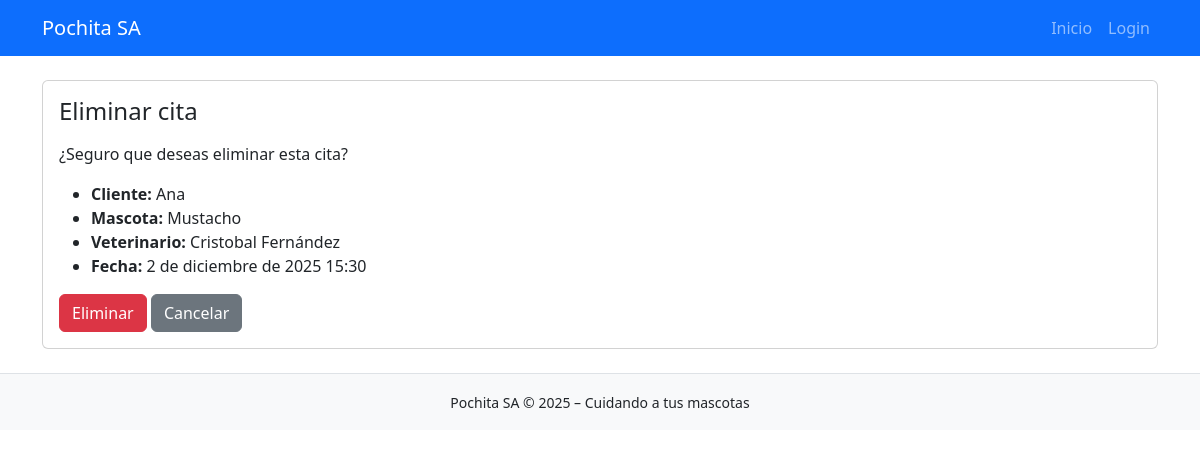
The page /horarios/eliminar/13/ on the database its author committed.
### horarios/models.py (models this page shows, shortened)
class Cita(models.Model):
    fecha = models.DateField(verbose_name="Fecha agendada")
    hora_inicial = models.IntegerField(verbose_name="Bloque inicial de cita")
    hora_final = models.IntegerField(verbose_name="Bloque final de cita")
    estado = models.CharField(max_length=9, choices=ESTADOS_DE_CITA, verbose_name="Estado")
    veterinario = models.ForeignKey(Veterinario, on_delete=models.CASCADE, verbose_name="Veterinario asignado")
    ficha_cliente = models.ForeignKey(FichaMascota, on_delete=models.CASCADE, verbose_name="Ficha Cliente")
    updated = models.DateTimeField(auto_now=True, verbose_name="Última vez actualizado")
    def bloques_a_tiempo(self, bloque):
        inicio_horario = datetime(self.fecha.year, self.fecha.month, self.fecha.day, 8, 0, 0, 0)
        result = inicio_horario + timedelta(minutes=(bloque - 1) * 30)
        return result.strftime('%H:%M')
    @property
    def hora_inicial_a_tiempo(self):
        return self.bloques_a_tiempo(self.hora_inicial)

### fichas_mascota/models.py (models this page shows, shortened)
class FichaMascota(models.Model):
    cliente = models.CharField(max_length=90, verbose_name="Nombre del dueño")
    mascota = models.CharField(max_length=30, verbose_name="Nombre de la mascota")
    especie = models.CharField(max_length=40, verbose_name="Especie de la mascota")
    edad = models.IntegerField(verbose_name="Edad de la mascota")
    peso = models.IntegerField(verbose_name="Peso de la mascota")
    vacunas = models.TextField(max_length=60, verbose_name="Descripción de vacunas")
    tratamientos_apli = models.TextField(max_length=200, verbose_name="Tratamientos aplicados")
    tratamientos_sig = models.TextField(max_length=100, verbose_name="Siguiente tratamiento por aplicar")
    telefono = models.CharField(max_length=15, verbose_name="Teléfono de contacto")
    created = models.DateTimeField(auto_now_add=True, verbose_name="Fecha creación")
    updated = models.DateTimeField(auto_now=True, verbose_name="Última vez actualizado")

### veterinarios/models.py (models this page shows, shortened)
class Veterinario(models.Model):
    nombre = models.CharField(max_length=120, verbose_name="Nombre de Veterinario")
    usuario = models.ForeignKey(User, on_delete=models.CASCADE, verbose_name="Cuenta de usuario")
    created = models.DateTimeField(auto_now_add=True, verbose_name="Fecha de registro")

### horarios/views.py (the view)
# urls.py: path('eliminar/<int:cita_id>/', views.eliminar_cita, name="eliminar_cita"),
def eliminar_cita(req, cita_id):
    cita = get_object_or_404(Cita, id=cita_id)
    if req.method == "POST":
        cita.delete()
        return redirect('horarios')
    return render(req, 'horarios/eliminar_confirmacion.html', {'cita': cita})

### core/processors.py (called while the page is built)
def ctx_dict(req):
    ctx = {
        "NOMBRE_PAGINA": "Pochita S.A",
        "LINK_GITHUB": "https://github.com/FrappuccinoIc/pochita_sa"
    }
    return ctx

### horarios/templates/horarios/eliminar_confirmacion.html (shortened to what this page needs)
{% extends 'core/base.html' %}
{% block content %}
<div class="card mt-4">
    <div class="card-body">
        <h4 class="mb-3">Eliminar cita</h4>
        <p>¿Seguro que deseas eliminar esta cita?</p>
        <ul>
            <li><strong>Cliente:</strong> {{ cita.ficha_cliente.cliente }}</li>
            <li><strong>Mascota:</strong> {{ cita.ficha_cliente.mascota }}</li>
            <li><strong>Veterinario:</strong> {{ cita.veterinario.nombre }}</li>
            <li><strong>Fecha:</strong> {{ cita.fecha }} {{ cita.hora_inicial_a_tiempo }}</li>
        </ul>
        <form method="POST">
            <button class="btn btn-danger">Eliminar</button>
            <a href="{% url 'horarios' %}" class="btn btn-secondary">Cancelar</a>
        </form>
    </div>
</div>
{% endblock %}

### rows shown on the page
Cita: ficha_cliente.cliente "Ana", ficha_cliente.mascota "Mustacho", veterinario.nombre "Cristobal Fernández", fecha "2 de diciembre de 2025", hora_inicial_a_tiempo "15:30"
